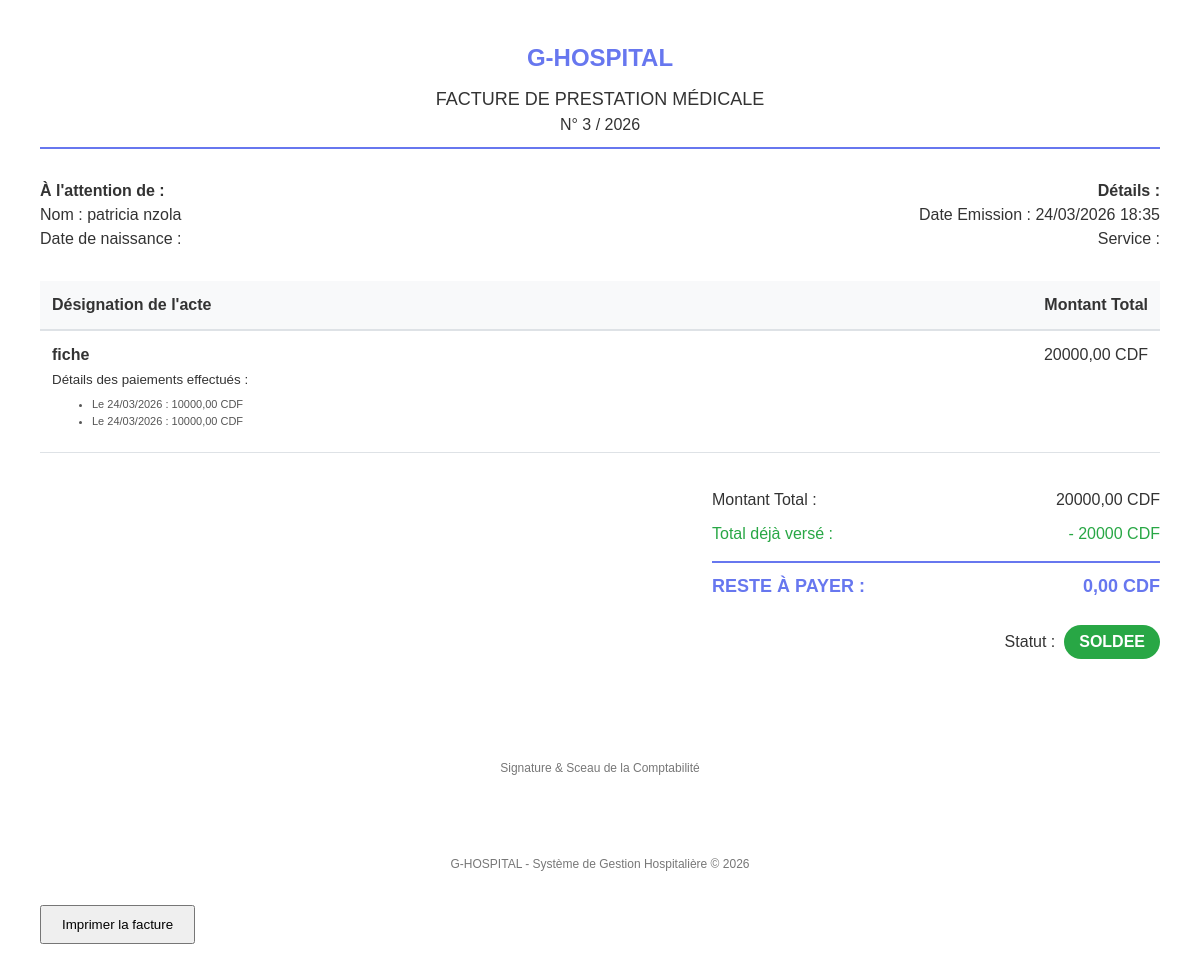
The page /imprimer-facture-globale/3/ on the database its author committed.
### app/models.py (models this page shows, shortened)
class Facture(models.Model):
    patient = models.ForeignKey('Patient', on_delete=models.CASCADE, related_name='factures')
    consultation = models.ForeignKey('Consultation', on_delete=models.SET_NULL, null=True, blank=True, related_name='factures_consult')
    prestation = models.ForeignKey('Prestation', on_delete=models.PROTECT)
    total_a_payer = models.DecimalField(max_digits=10, decimal_places=2, default=Decimal('0.00'))
    date_emission = models.DateTimeField(auto_now_add=True)
    class Meta:
        ordering = ['-date_emission']
    @property
    def total_verse(self):
        total = self.paiements.aggregate(Sum('montant_verse'))['montant_verse__sum']
        return total or Decimal('0.00')
    @property
    def reste_a_payer(self):
        dû = self.total_a_payer or Decimal('0.00')
        return max(Decimal('0.00'), dû - self.total_verse)
    @property
    def est_soldee(self):
        return self.reste_a_payer <= 0

class Patient(models.Model):
    noms = models.CharField(max_length=80)
    TYPE_SEXE = [('Masculin', 'masculin'), ('Feminin','feminin')]
    sexe = models.CharField(max_length=15, choices=TYPE_SEXE)
    age = models.IntegerField()
    adresse = models.CharField(max_length=100)
    poids = models.IntegerField()
    dateEn = models.DateTimeField(auto_now_add=True)
    phone_responsable = models.CharField(max_length=20, null=True, blank=True)
    userPatient = models.ForeignKey(User, on_delete=models.CASCADE, null=True)
    TYPECOMMUNE = [
        ('limete','Limete'), ('masina','Masina'), ('matete', 'Matete'),
        ('lemba', 'Lemba'), ("n'djili", "N'djili"), ('ngaliema', 'Ngaliema'), ('gombe','Gombe')
    ]
    commune = models.CharField(max_length=50, null=True, choices=TYPECOMMUNE)
    service_patient = models.ForeignKey('Service', on_delete=models.SET_NULL, null=True)
    class Meta:
        ordering = ['-id']

class Prestation(models.Model):
    TYPE_CHOICES = [
        ('GLOBAL', 'Général (Fiche, Dossier, Carte)'),
        ('SERVICE', 'Acte de Service (Consultation, Soin)'),
        ('EXTERNE', 'Prestation Externe'),
    ]
    libelle = models.CharField(max_length=150, verbose_name="Nom de la prestation")
    prix_fixe = models.DecimalField(max_digits=10, decimal_places=2, verbose_name="Prix (FC/$)")
    est_fiche_obligatoire = models.BooleanField(
        default=False,
        verbose_name="Est la fiche d'entrée ?",
        help_text="Cochez cette case pour la prestation 'Fiche de consultation' unique."
    )
    service = models.ForeignKey(
        'Service',
        on_delete=models.SET_NULL,
        null=True,
        blank=True,
        related_name="prestations",
        verbose_name="Service concerné" ,
        default = 1
    )
    type_prestation = models.CharField(
        max_length=10,
        choices=TYPE_CHOICES,
        default='SERVICE'
    )
    active = models.BooleanField(default=True, verbose_name="En vigueur")
    date_creation = models.DateTimeField(auto_now_add=True)
    class Meta:
        verbose_name = "Prestation"
        verbose_name_plural = "Prestations"
        constraints = [
            models.UniqueConstraint(
                fields=['est_fiche_obligatoire'],
                condition=models.Q(est_fiche_obligatoire=True),
                name='unique_fiche_obligatoire'
            )
        ]

class Paiement(models.Model):
    facture = models.ForeignKey(Facture, on_delete=models.CASCADE, related_name='paiements')
    montant_verse = models.DecimalField(max_digits=10, decimal_places=2)
    date_paiement = models.DateTimeField(auto_now_add=True)
    recepteur = models.ForeignKey(User, on_delete=models.SET_NULL, null=True)

### app/views.py (the view)
# urls.py: path('imprimer-facture-globale/<int:facture_id>/', views.imprimer_recu, name='imprimer_recu'),
def imprimer_recu(request, facture_id):
    facture = get_object_or_404(Facture, id=facture_id)
    return render(request, 'back/print/facture_globale.html', {
        'facture': facture,
        'patient': facture.patient,
    })

### app/templates/back/print/facture_globale.html (shortened to what this page needs)
<!DOCTYPE html>
<html lang="fr">
<head>
</head>
<body onload="window.print();">
    <div class="header">
        <div class="hospital-name">G-HOSPITAL</div>
        <div class="facture-title">Facture de Prestation Médicale</div>
        <div>N° {{ facture.id }} / {{ facture.date_emission|date:"Y" }}</div>
    </div>
    <div class="info-section">
        <div class="info-box">
            <strong>À l'attention de :</strong><br>
            Nom : {{ patient.noms }}<br>
            Date de naissance : {{ patient.date_naissance|date:"d/m/Y" }}<br>
        </div>
        <div class="info-box" style="text-align: right;">
            <strong>Détails :</strong><br>
            Date Emission : {{ facture.date_emission|date:"d/m/Y H:i" }}<br>
            Service : {{ facture.nom_service }}
        </div>
    </div>
    <table>
        <thead>
            <tr>
                <th>Désignation de l'acte</th>
                <th style="text-align: right;">Montant Total</th>
            </tr>
        </thead>
        <tbody>
            <tr>
                <td>
                    <strong>{{ facture.prestation.libelle }}</strong><br>
                    <small>Détails des paiements effectués :</small>
                    <ul style="font-size: 11px; margin-top: 5px; color: #555;">
                        {% for p in facture.paiements.all %}
                            <li>Le {{ p.date_paiement|date:"d/m/Y" }} : {{ p.montant_verse }} CDF</li>
                        {% endfor %}
                    </ul>
                </td>
                <td style="text-align: right; vertical-align: top;">{{ facture.total_a_payer }} CDF</td>
            </tr>
        </tbody>
    </table>
    <div class="totals-container">
        <div class="total-row">
            <span>Montant Total :</span>
            <span>{{ facture.total_a_payer }} CDF</span>
        </div>
        <div class="total-row" style="color: #28a745;">
            <span>Total déjà versé :</span>
            <span>- {{ facture.total_verse }} CDF</span>
        </div>
        <div class="total-row grand-total">
            <span>RESTE À PAYER :</span>
            <span>{{ facture.reste_a_payer }} CDF</span>
        </div>
        <div style="margin-top: 20px; text-align: right;">
            Statut :
            {% if facture.est_soldee %}
                <span class="status-badge bg-success">SOLDEE</span>
            {% else %}
                <span class="status-badge bg-danger">DETTE</span>
            {% endif %}
        </div>
    </div>
    <div class="footer">
        <p>Signature & Sceau de la Comptabilité</p>
        <br><br><br>
        <p>G-HOSPITAL - Système de Gestion Hospitalière © 2026</p>
    </div>
    <button onclick="window.print()" class="no-print" style="margin-top: 20px; padding: 10px 20px; cursor: pointer;">Imprimer la facture</button>
</body>
</html>

### app/templates/back/print/facture_globale.html (style rules this page uses)
body { font-family: 'Helvetica', Arial, sans-serif; color: #333; line-height: 1.5; margin: 40px; }
.header { text-align: center; margin-bottom: 30px; border-bottom: 2px solid #6777ef; padding-bottom: 10px; }
.hospital-name { font-size: 24px; font-weight: bold; color: #6777ef; }
.facture-title { font-size: 18px; text-transform: uppercase; margin-top: 10px; }
.info-section { display: flex; justify-content: space-between; margin-bottom: 30px; }
.info-box { width: 45%; }
table { width: 100%; border-collapse: collapse; margin-bottom: 30px; }
th { background-color: #f8f9fa; border-bottom: 2px solid #dee2e6; padding: 12px; text-align: left; }
td { padding: 12px; border-bottom: 1px solid #dee2e6; }
.totals-container { float: right; width: 40%; }
.total-row { display: flex; justify-content: space-between; padding: 5px 0; }
.grand-total { font-size: 18px; font-weight: bold; color: #6777ef; border-top: 2px solid #6777ef; margin-top: 10px; padding-top: 10px; }
.status-badge { display: inline-block; padding: 5px 15px; border-radius: 20px; font-weight: bold; text-transform: uppercase; }
.bg-success { background-color: #28a745; color: white; }
.footer { margin-top: 100px; text-align: center; font-size: 12px; color: #777; }

### rows shown on the page
Facture: id "3", date_emission "2026", date_emission "24/03/2026 18:35", prestation.libelle "fiche", total_a_payer "20000,00", total_verse "20000", reste_a_payer "0,00"
Patient: noms "patricia nzola"
Paiement: date_paiement "24/03/2026", montant_verse "10000,00"
Paiement: date_paiement "24/03/2026", montant_verse "10000,00"
